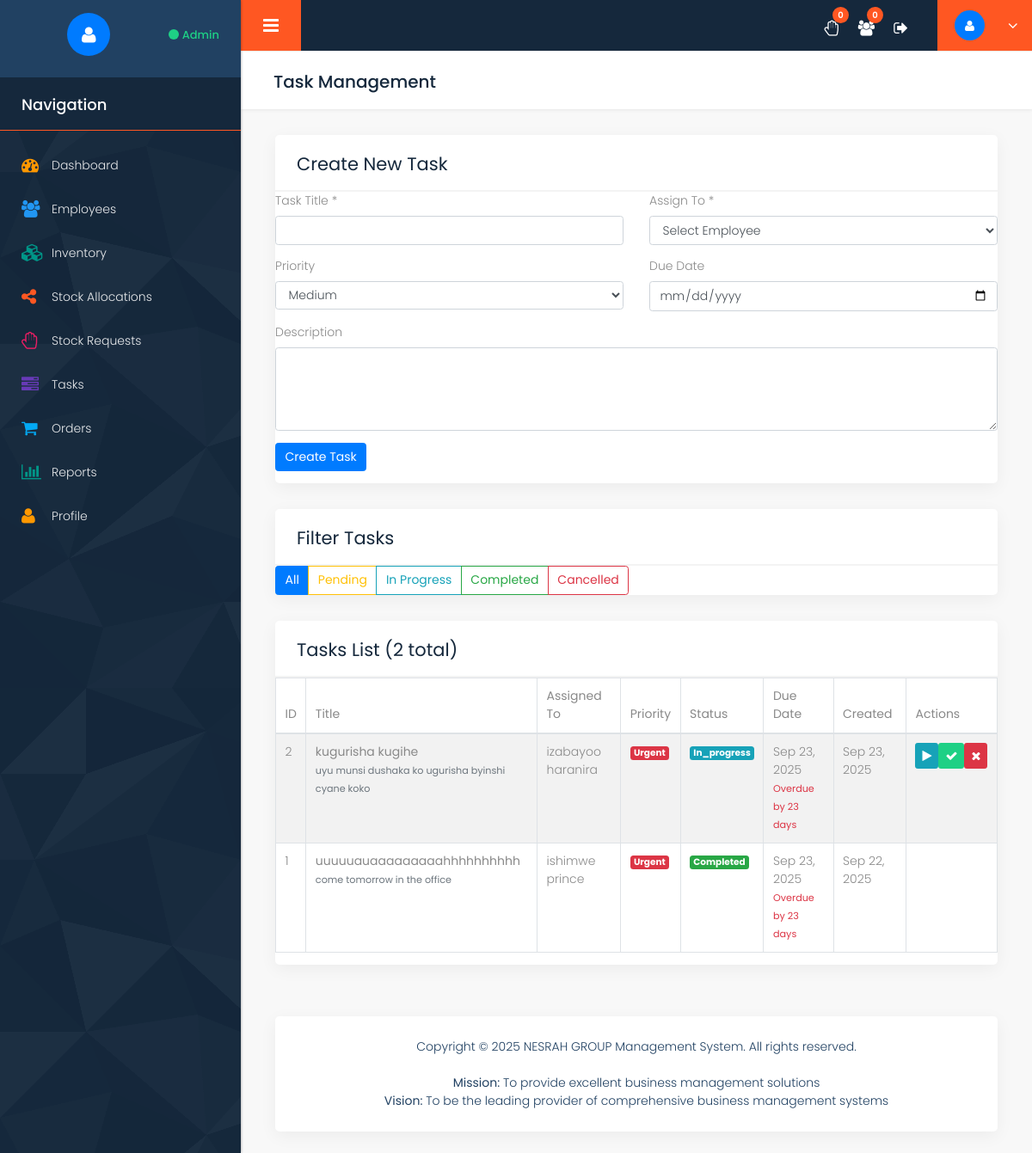
The app's page /tasks.php (signed in), older data.
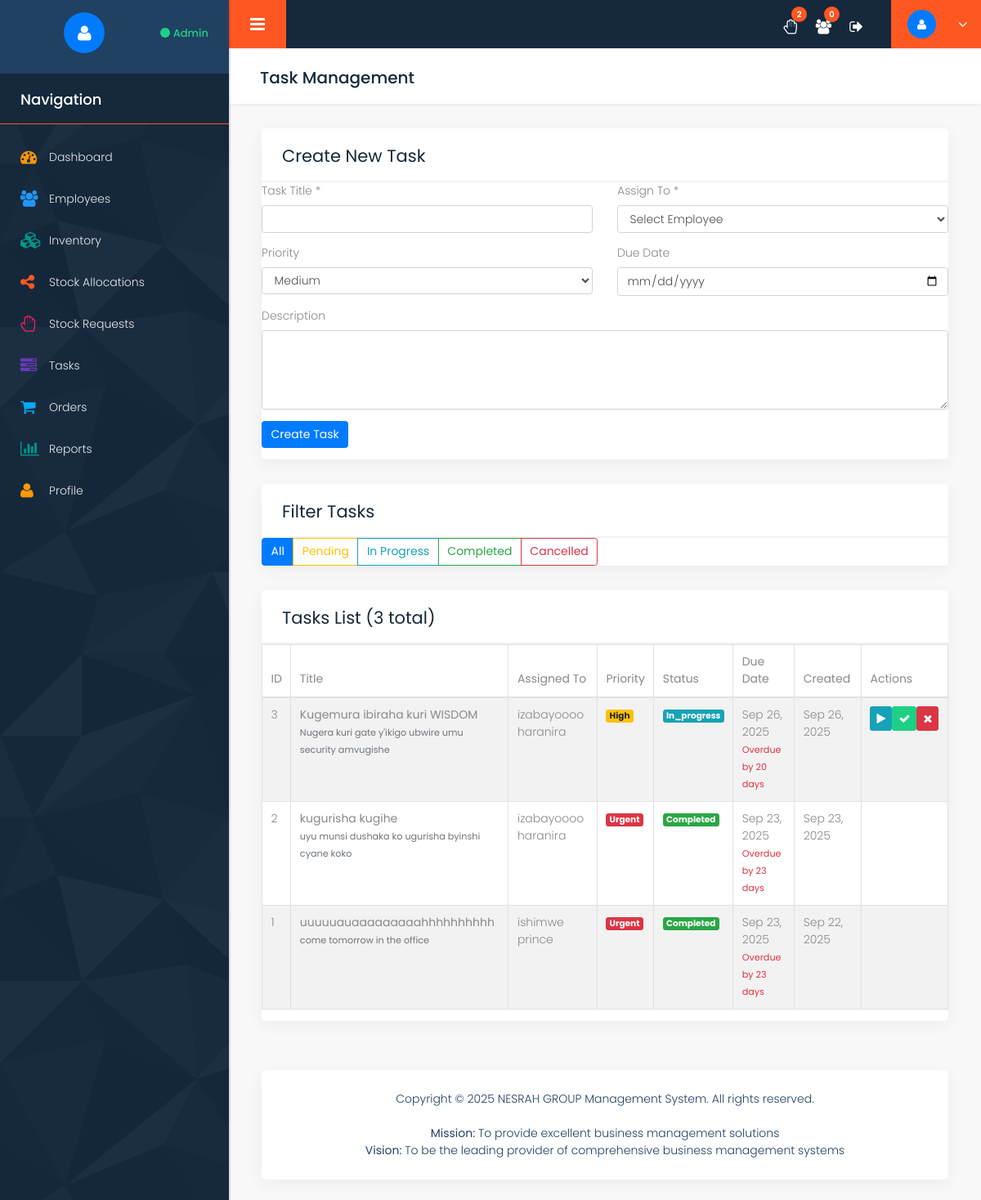
The same page, newer data.
### tables this page shows
CREATE TABLE `tasks` (
  `id` int(11) NOT NULL,
  `title` varchar(200) NOT NULL,
  `description` text DEFAULT NULL,
  `assigned_to` int(11) NOT NULL,
  `assigned_by` int(11) NOT NULL,
  `priority` enum('low','medium','high','urgent') DEFAULT 'medium',
  `status` enum('pending','in_progress','completed','cancelled') DEFAULT 'pending',
  `due_date` date DEFAULT NULL,
  `completed_at` timestamp NULL DEFAULT NULL,
  `created_at` timestamp NOT NULL DEFAULT current_timestamp(),
  `updated_at` timestamp NOT NULL DEFAULT current_timestamp() ON UPDATE current_timestamp()
);

CREATE TABLE `users` (
  `id` int(11) NOT NULL,
  `username` varchar(50) NOT NULL,
  `email` varchar(100) NOT NULL,
  `password` varchar(255) NOT NULL,
  `plain_password` varchar(255) DEFAULT NULL,
  `first_name` varchar(50) NOT NULL,
  `last_name` varchar(50) NOT NULL,
  `phone` varchar(20) DEFAULT NULL,
  `address` text DEFAULT NULL,
  `role` enum('admin','employee') DEFAULT 'employee',
  `status` enum('pending','active','inactive') DEFAULT 'pending',
  `created_at` timestamp NOT NULL DEFAULT current_timestamp(),
  `updated_at` timestamp NOT NULL DEFAULT current_timestamp() ON UPDATE current_timestamp()
);

### config/config.php (called while the page is built, shortened)
<?php
function isLoggedIn() {
    return isset($_SESSION['user_id']) && !empty($_SESSION['user_id']);
}
function isAdmin() {
    return isLoggedIn() && isset($_SESSION['user_role']) && $_SESSION['user_role'] === ROLE_ADMIN;
}
function formatDate($date) {
    return date('M d, Y', strtotime($date));
}
?>

### tasks.php (the view, shortened to what the changed rows need)
<?php
require_once __DIR__ . '/includes/header.php';
$where_clause = "WHERE 1=1";
$query = "SELECT t.*, u1.first_name as assigned_to_name, u1.last_name as assigned_to_last,
                 u2.first_name as assigned_by_name, u2.last_name as assigned_by_last
          FROM tasks t
          JOIN users u1 ON t.assigned_to = u1.id
          JOIN users u2 ON t.assigned_by = u2.id
          $where_clause ORDER BY t.created_at DESC";
$stmt = $db->prepare($query);
$stmt->execute();
$tasks = $stmt->fetchAll();
?>
<div class="row column_title">
    <div class="col-md-12">
        <div class="page_title">
            <h2>Task Management</h2>
        </div>
    </div>
</div>
<div class="row">
    <div class="col-md-12">
        <div class="white_shd full margin_bottom_30">
            <div class="full graph_head">
                <div class="heading1 margin_0">
                    <h2>Create New Task</h2>
                </div>
            </div>
        </div>
    </div>
</div>
<div class="row">
    <div class="col-md-12">
        <div class="white_shd full margin_bottom_30">
            <div class="full graph_head">
                <div class="heading1 margin_0">
                    <h2>Filter Tasks</h2>
                </div>
            </div>
        </div>
    </div>
</div>
<div class="row">
    <div class="col-md-12">
        <div class="white_shd full margin_bottom_30">
            <div class="full graph_head">
                <div class="heading1 margin_0">
                    <h2>Tasks List (<?php echo count($tasks); ?> total)</h2>
                </div>
            </div>
            <div class="full graph_revenue">
                <div class="row">
                    <div class="col-md-12">
                        <div class="table-responsive">
                            <table class="table table-striped table-bordered">
                                <thead>
                                    <tr>
                                        <th>ID</th>
                                        <th>Title</th>
                                        <th>Assigned To</th>
                                        <th>Priority</th>
                                        <th>Status</th>
                                        <th>Due Date</th>
                                        <th>Created</th>
                                        <th>Actions</th>
                                    </tr>
                                </thead>
                                <tbody>
                                    <?php if (count($tasks) > 0): ?>
                                        <?php foreach ($tasks as $task): ?>
                                            <tr>
                                                <td><?php echo $task['id']; ?></td>
                                                <td>
                                                    <strong><?php echo $task['title']; ?></strong>
                                                    <?php if ($task['description']): ?>
                                                        <br><small class="text-muted"><?php echo substr($task['description'], 0, 100) . (strlen($task['description']) > 100 ? '...' : ''); ?></small>
                                                    <?php endif; ?>
                                                </td>
                                                <td><?php echo $task['assigned_to_name'] . ' ' . $task['assigned_to_last']; ?></td>
                                                <td>
                                                    <span class="badge badge-<?php
                                                        echo $task['priority'] === 'urgent' ? 'danger' :
                                                            ($task['priority'] === 'high' ? 'warning' :
                                                            ($task['priority'] === 'medium' ? 'info' : 'secondary'));
                                                    ?>">
                                                        <?php echo ucfirst($task['priority']); ?>
                                                    </span>
                                                </td>
                                                <td>
                                                    <span class="badge badge-<?php
                                                        echo $task['status'] === 'completed' ? 'success' :
                                                            ($task['status'] === 'in_progress' ? 'info' :
                                                            ($task['status'] === 'pending' ? 'warning' : 'danger'));
                                                    ?>">
                                                        <?php echo ucfirst($task['status']); ?>
                                                    </span>
                                                </td>
                                                <td>
                                                    <?php if ($task['due_date']): ?>
                                                        <?php
                                                        $due_date = strtotime($task['due_date']);
                                                        $today = time();
                                                        $days_left = ceil(($due_date - $today) / (60 * 60 * 24));
                                                        ?>
                                                        <?php echo formatDate($task['due_date']); ?>
                                                        <?php if ($days_left < 0): ?>
                                                            <br><small class="text-danger">Overdue by <?php echo abs($days_left); ?> days</small>
                                                        <?php elseif ($days_left == 0): ?>
                                                            <br><small class="text-warning">Due today</small>
                                                        <?php elseif ($days_left <= 3): ?>
                                                            <br><small class="text-warning"><?php echo $days_left; ?> days left</small>
                                                        <?php endif; ?>
                                                    <?php else: ?>
                                                        No due date
                                                    <?php endif; ?>
                                                </td>
                                                <td><?php echo formatDate($task['created_at']); ?></td>
                                                <td>
                                                    <div class="btn-group" role="group">
                                                        <?php if ($task['status'] !== 'completed' && $task['status'] !== 'cancelled'): ?>
                                                            <form method="POST" style="display: inline;">
                                                                <button type="submit" class="btn btn-info btn-sm" title="Mark as In Progress">
                                                                    <i class="fa fa-play"></i>
                                                                </button>
                                                            </form>
                                                            <form method="POST" style="display: inline;">
                                                                <button type="submit" class="btn btn-success btn-sm" title="Mark as Completed" onclick="return confirm('Mark this task as completed?')">
                                                                    <i class="fa fa-check"></i>
                                                                </button>
                                                            </form>
                                                            <form method="POST" style="display: inline;">
                                                                <button type="submit" class="btn btn-danger btn-sm" title="Cancel Task" onclick="return confirm('Cancel this task?')">
                                                                    <i class="fa fa-times"></i>
                                                                </button>
                                                            </form>
                                                        <?php endif; ?>
                                                    </div>
                                                </td>
                                            </tr>
                                        <?php endforeach; ?>
                                    <?php else: ?>
                                        <tr>
                                            <td colspan="8" class="text-center">No tasks found</td>
                                        </tr>
                                    <?php endif; ?>
                                </tbody>
                            </table>
                        </div>
                    </div>
                </div>
            </div>
        </div>
    </div>
</div>
<?php require_once __DIR__ . '/includes/footer.php'; ?>

### includes/header.php (shortened to what the changed rows need)
<?php
require_once __DIR__ . '/../config/config.php';
$stats = array(
    'total_employees' => 0,
    'pending_approvals' => 0,
    'total_items' => 0,
    'low_stock_items' => 0,
    'pending_requests' => 0,
    'sales_today_count' => 0,
    'sales_today_amount' => 0,
    'my_allocations' => 0,
    'my_tasks' => 0,
    'my_sales_today_count' => 0,
    'my_sales_today_amount' => 0,
    'attendance_today' => null
);
if (isAdmin()) {
    $query = "SELECT COUNT(*) as total FROM users WHERE role = 'employee'";
    $stmt = $db->prepare($query);
    $stmt->execute();
    $stats['total_employees'] = $stmt->fetch()['total'] ?? 0;
    $query = "SELECT COUNT(*) as total FROM users WHERE status = 'pending'";
    $stmt = $db->prepare($query);
    $stmt->execute();
    $stats['pending_approvals'] = $stmt->fetch()['total'] ?? 0;
    $query = "SELECT COUNT(*) as total FROM inventory";
    $stmt = $db->prepare($query);
    $stmt->execute();
    $stats['total_items'] = $stmt->fetch()['total'] ?? 0;
    $query = "SELECT COUNT(*) as total FROM inventory WHERE current_stock <= reorder_level";
    $stmt = $db->prepare($query);
    $stmt->execute();
    $stats['low_stock_items'] = $stmt->fetch()['total'] ?? 0;
    $query = "SELECT COUNT(*) as total FROM stock_requests WHERE status = 'pending'";
    $stmt = $db->prepare($query);
    $stmt->execute();
    $stats['pending_requests'] = $stmt->fetch()['total'] ?? 0;
    $query = "SELECT COUNT(*) as total, COALESCE(SUM(total_amount), 0) as amount FROM sales WHERE DATE(created_at) = CURDATE()";
    $stmt = $db->prepare($query);
    $stmt->execute();
    $sales_today = $stmt->fetch();
    $stats['sales_today_count'] = $sales_today['total'] ?? 0;
    $stats['sales_today_amount'] = $sales_today['amount'] ?? 0;
}
?>
<!DOCTYPE html>
<html lang="en">
<head>
    <link rel="stylesheet" href="css/semantic.min.css">
    <link rel="stylesheet" href="css/custom_transitions.css">
    <link rel="stylesheet" href="css/bootstrap.min.css" />
    <link rel="stylesheet" href="style.css" />
    <link rel="stylesheet" href="css/responsive.css" />
    <link rel="stylesheet" href="css/custom.css" />
    <link rel="stylesheet" href="css/font-awesome.min.css" />
</head>
<body class="dashboard dashboard_1">
    <div class="full_container">
        <div class="inner_container">
            <div id="content">
                <div class="topbar">
                    <nav class="navbar navbar-expand-lg navbar-light">
                        <div class="full">
                            <div class="right_topbar">
                                <div class="icon_info">
                                    <ul>
                                        <?php if (isAdmin()): ?>
                                        <li><a href="stock_requests.php"><i class="fa fa-hand-paper-o"></i><span class="badge"><?php echo $stats['pending_requests']; ?></span></a></li>
                                        <li><a href="employees.php"><i class="fa fa-users"></i><span class="badge"><?php echo $stats['pending_approvals']; ?></span></a></li>
                                        <?php endif; ?>
                                    </ul>
                                </div>
                            </div>
                        </div>
                    </nav>
                </div>
                <div class="midde_cont">
                    <div class="container-fluid">

Row changes from the older to the newer data that the page shows:
added tasks: id "3", title "Kugemura ibiraha kuri WISDOM", description "Nugera kuri gate y'ikigo ubwire umu security amvugishe", assigned_to.first_name "izabayoooo", assigned_to.last_name "haranira", priority "High", status "In_progress", due_date "Sep 26, 2025", created_at "Sep 26, 2025"
changed tasks "kugurisha kugihe": assigned_to.first_name "izabayoo" → "izabayoooo"; status "In_progress" → "Completed"
Text that changed along with them:
$stats['pending_requests']: "0" → "2"
count($tasks): "2" → "3"
